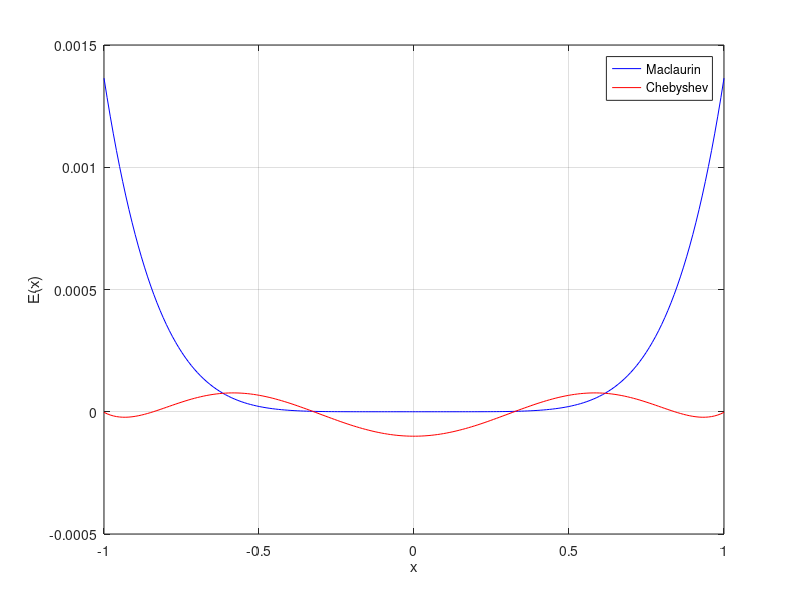

Write the MATLAB code that produced this figure.
E1 = @(x) 1 - (1/2)*x.^2 + (1/24)*x.^4 - cos(x);
E2 = @(x) 0.9999 - 0.4988*x.^2 + 0.0392*x.^4 - cos(x);
x_val = linspace(-1,1,200);
y1 = E1(x_val);
y2 = E2(x_val);

% Plot the functions
plot(x_val, y1, 'b', x_val, y2, 'r');
xlabel('x');
ylabel('E(x)');
legend('Maclaurin', 'Chebyshev', 'Location', 'best');
grid on;